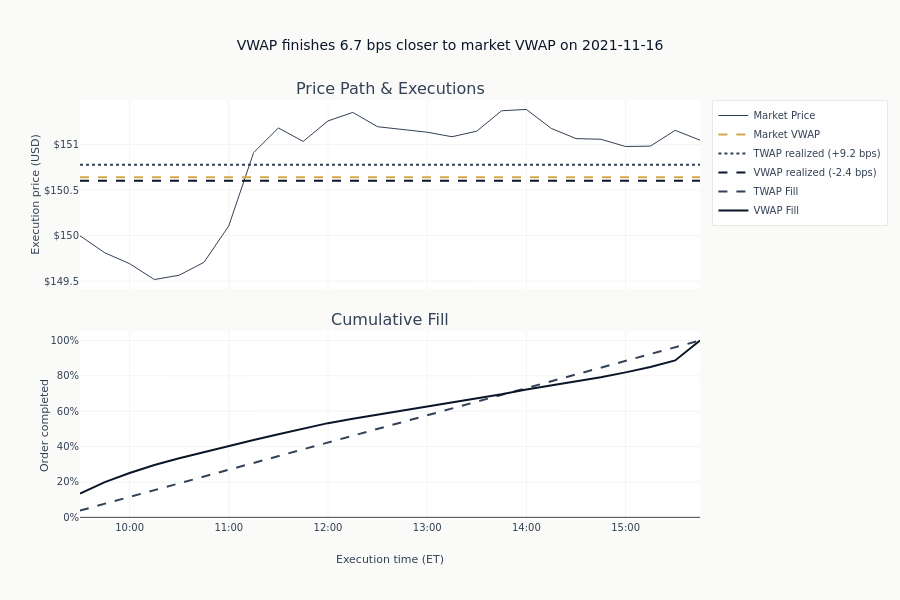

Source (notebook cell):
### Markdown cell above
#### Cumulative Fill Comparison

### Code cell
_ = fig.add_scatter(
    x=bucket_times,
    y=np.cumsum(twap_shares) / ORDER_SHARES,
    mode="lines",
    name="TWAP Fill",
    line=dict(color=COLORS["neutral"], width=2, dash="dash"),
    row=2,
    col=1,
)
_ = fig.add_scatter(
    x=bucket_times,
    y=np.cumsum(vwap_shares) / ORDER_SHARES,
    mode="lines",
    name="VWAP Fill",
    line=dict(color=COLORS["blue"], width=2),
    row=2,
    col=1,
)
fig.update_xaxes(title_text="Execution time (ET)", tickformat="%H:%M", row=2, col=1)
fig.update_yaxes(title_text="Execution price (USD)", tickprefix="$", row=1, col=1)
fig.update_yaxes(title_text="Order completed", tickformat=".0%", row=2, col=1)
demo_tracking_gain = abs(twap_vs_benchmark) - abs(vwap_vs_benchmark)
demo_winner = "VWAP" if demo_tracking_gain > 0 else "TWAP"
fig.update_layout(
    title=(
        f"{demo_winner} finishes {abs(demo_tracking_gain):.1f} bps closer to market VWAP "
        f"on {demo_day}"
    ),
    height=600,
)
fig.show()

### Figure 1 — Plotly figure (JSON) as saved in the notebook; plotly's stock layout.template omitted (floating-point values rounded to 4 significant figures)
{"data": [{"line": {"color": "#334155", "width": 1}, "mode": "lines", "name": "Market Price", "type": "scatter", "x": ["2024-01-15T09:30:00", "2024-01-15T09:45:00", "2024-01-15T10:00:00", "2024-01-15T10:15:00", "2024-01-15T10:30:00", "2024-01-15T10:45:00", "2024-01-15T11:00:00", "2024-01-15T11:15:00", "2024-01-15T11:30:00", "2024-01-15T11:45:00", "2024-01-15T12:00:00", "2024-01-15T12:15:00", "2024-01-15T12:30:00", "2024-01-15T12:45:00", "2024-01-15T13:00:00", "2024-01-15T13:15:00", "2024-01-15T13:30:00", "2024-01-15T13:45:00", "2024-01-15T14:00:00", "2024-01-15T14:15:00", "2024-01-15T14:30:00", "2024-01-15T14:45:00", "2024-01-15T15:00:00", "2024-01-15T15:15:00", "2024-01-15T15:30:00", "2024-01-15T15:45:00"], "xaxis": "x", "y": [150.0, 149.8, 149.7, 149.5, 149.6, 149.7, 150.1, 150.9, 151.2, 151.0, 151.3, 151.4, 151.2, 151.2, 151.1, 151.1, 151.1, 151.4, 151.4, 151.2, 151.1, 151.1, 151.0, 151.0, 151.2, 151.0], "yaxis": "y"}, {"line": {"color": "#D4A84B", "dash": "dash", "width": 2}, "mode": "lines", "name": "Market VWAP", "type": "scatter", "x": ["2024-01-15T09:30:00", "2024-01-15T15:45:00"], "xaxis": "x", "y": [150.6, 150.6], "yaxis": "y"}, {"line": {"color": "#334155", "dash": "dot", "width": 2}, "mode": "lines", "name": "TWAP realized (+9.2 bps)", "type": "scatter", "x": ["2024-01-15T09:30:00", "2024-01-15T15:45:00"], "xaxis": "x", "y": [150.8, 150.8], "yaxis": "y"}, {"line": {"color": "#0a1628", "dash": "dash", "width": 2}, "mode": "lines", "name": "VWAP realized (-2.4 bps)", "type": "scatter", "x": ["2024-01-15T09:30:00", "2024-01-15T15:45:00"], "xaxis": "x", "y": [150.6, 150.6], "yaxis": "y"}, {"line": {"color": "#334155", "dash": "dash", "width": 2}, "mode": "lines", "name": "TWAP Fill", "type": "scatter", "x": ["2024-01-15T09:30:00", "2024-01-15T09:45:00", "2024-01-15T10:00:00", "2024-01-15T10:15:00", "2024-01-15T10:30:00", "2024-01-15T10:45:00", "2024-01-15T11:00:00", "2024-01-15T11:15:00", "2024-01-15T11:30:00", "2024-01-15T11:45:00", "2024-01-15T12:00:00", "2024-01-15T12:15:00", "2024-01-15T12:30:00", "2024-01-15T12:45:00", "2024-01-15T13:00:00", "2024-01-15T13:15:00", "2024-01-15T13:30:00", "2024-01-15T13:45:00", "2024-01-15T14:00:00", "2024-01-15T14:15:00", "2024-01-15T14:30:00", "2024-01-15T14:45:00", "2024-01-15T15:00:00", "2024-01-15T15:15:00", "2024-01-15T15:30:00", "2024-01-15T15:45:00"], "xaxis": "x2", "y": [0.03846, 0.07692, 0.1154, 0.1538, 0.1923, 0.2308, 0.2692, 0.3077, 0.3461, 0.3846, 0.4231, 0.4615, 0.5, 0.5384, 0.5769, 0.6154, 0.6538, 0.6923, 0.7307, 0.7692, 0.8077, 0.8461, 0.8846, 0.9231, 0.9615, 1.0], "yaxis": "y2"}, {"line": {"color": "#0a1628", "width": 2}, "mode": "lines", "name": "VWAP Fill", "type": "scatter", "x": ["2024-01-15T09:30:00", "2024-01-15T09:45:00", "2024-01-15T10:00:00", "2024-01-15T10:15:00", "2024-01-15T10:30:00", "2024-01-15T10:45:00", "2024-01-15T11:00:00", "2024-01-15T11:15:00", "2024-01-15T11:30:00", "2024-01-15T11:45:00", "2024-01-15T12:00:00", "2024-01-15T12:15:00", "2024-01-15T12:30:00", "2024-01-15T12:45:00", "2024-01-15T13:00:00", "2024-01-15T13:15:00", "2024-01-15T13:30:00", "2024-01-15T13:45:00", "2024-01-15T14:00:00", "2024-01-15T14:15:00", "2024-01-15T14:30:00", "2024-01-15T14:45:00", "2024-01-15T15:00:00", "2024-01-15T15:15:00", "2024-01-15T15:30:00", "2024-01-15T15:45:00"], "xaxis": "x2", "y": [0.1345, 0.1992, 0.251, 0.2956, 0.3345, 0.3695, 0.4019, 0.4368, 0.4694, 0.499, 0.5326, 0.5571, 0.58, 0.6041, 0.6283, 0.6529, 0.6749, 0.6955, 0.7229, 0.7458, 0.7701, 0.7926, 0.8196, 0.8497, 0.8871, 1.0], "yaxis": "y2"}], "layout": {"annotations": [{"font": {"size": 16}, "showarrow": false, "text": "Price Path & Executions", "x": 0.5, "xanchor": "center", "xref": "paper", "y": 1.0, "yanchor": "bottom", "yref": "paper"}, {"font": {"size": 16}, "showarrow": false, "text": "Cumulative Fill", "x": 0.5, "xanchor": "center", "xref": "paper", "y": 0.45, "yanchor": "bottom", "yref": "paper"}], "height": 600, "title": {"text": "VWAP finishes 6.7 bps closer to market VWAP on 2021-11-16"}, "xaxis": {"anchor": "y", "domain": [0.0, 1.0], "matches": "x2", "showticklabels": false}, "xaxis2": {"anchor": "y2", "domain": [0.0, 1.0], "tickformat": "%H:%M", "title": {"text": "Execution time (ET)"}}, "yaxis": {"anchor": "x", "domain": [0.55, 1.0], "tickprefix": "$", "title": {"text": "Execution price (USD)"}}, "yaxis2": {"anchor": "x2", "domain": [0.0, 0.45], "tickformat": ".0%", "title": {"text": "Order completed"}}}}
